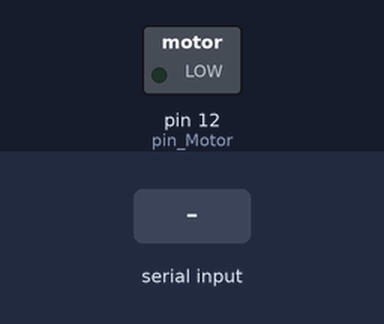
Simulated run of this sketch. Board: Arduino Uno, built with avr-gcc and run on an emulated ATmega328P. Parts: switched loads named in the sketch (green lamp = pin HIGH). The test bench sets the inputs (shaded band).

Above: at 1.2 s.
1.3 s: "a" received over the second serial link
At 1.7 s:
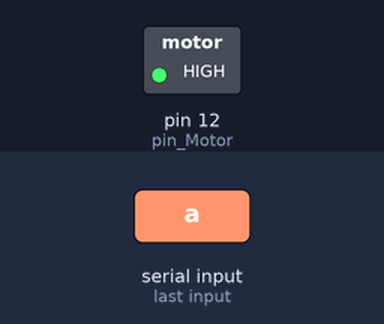
2.8 s: "s" received over the second serial link
At 4.0 s:
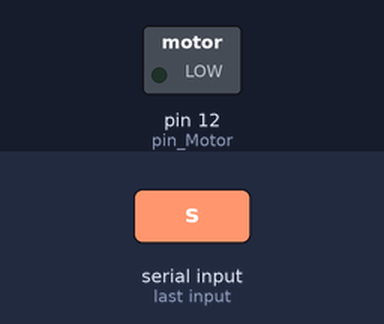
Timing chart, 0 to 5.8 s (numbered marks = the images above; inputs shaded):
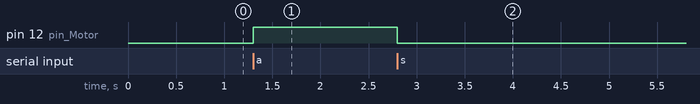

Measured:
- after the input at 1.3 s, pin 12 (pin_Motor): LOW → HIGH at once
- after the input at 2.8 s, pin 12 (pin_Motor): HIGH → LOW at once

The sketch:

WithMotor.ino
```cpp
//---------라이브러리들--------

#include <SoftwareSerial.h>

//---------초기 선언들---------

//입출력 핀들
const int pin_Motor = 12; //모터 제어할 핀

//변수들
int flag_motor = LOW; //모터 제어 상태

//객체들
SoftwareSerial bluetooth0(2, 3); //블루투스와 연결할 핀

//---------기능 함수들---------

//---------메인 함수들---------
void setup() {

  //다음 핀들을 제어/감지 용도로 설정함
  pinMode(pin_Motor, OUTPUT);
}

void loop() {

  bluetooth0.begin(9600);
  //모터에게 현재 제어상태를 적용함
  digitalWrite(pin_Motor, flag_motor);

  while (bluetooth0.available())//블루투스를 기다림
  {
    char c = bluetooth0.read();//블루투스가 보낸 값을 char로 저장함
    switch (c)
    {
      case 'a':
        flag_motor = HIGH;
        break;
      case 'd':
        delay(1000);
        break;
      case 's':
        flag_motor = LOW;
        break;
    }
  }

}
```
